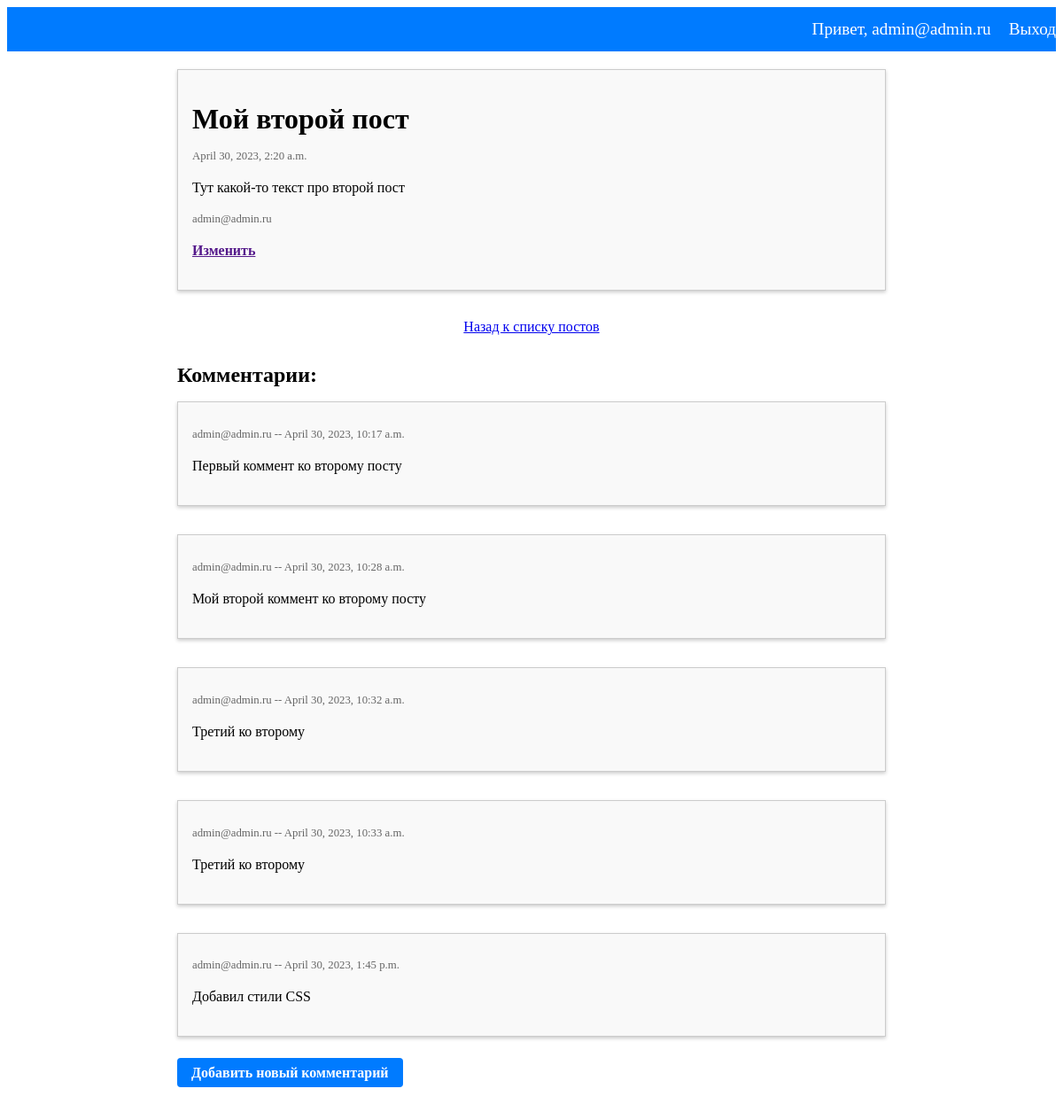
/2/ (signed in), run on the app's committed database.
### users/models.py (models this page shows)
class CustomUser(AbstractBaseUser, PermissionsMixin):
    email = models.EmailField(_('email address'), unique=True)
    is_staff = models.BooleanField(default=False)
    is_active = models.BooleanField(default=True)
    date_joined = models.DateTimeField(default=timezone.now)
    USERNAME_FIELD = 'email'
    REQUIRED_FIELDS = []
    objects = CustomUserManager()
    def __str__(self):
        return self.email

### blog/models.py (models this page shows, shortened)
class Post(models.Model):
    title = models.CharField(max_length=255)
    text = models.TextField()
    created_date = models.DateTimeField(auto_now_add=True)
    author = models.ForeignKey(CustomUser, on_delete=models.CASCADE)

class Comment(models.Model):
    text = models.TextField()
    created_date = models.DateTimeField(auto_now_add=True)
    author = models.ForeignKey(CustomUser, on_delete=models.CASCADE)
    post = models.ForeignKey(Post, on_delete=models.CASCADE)

### blog/views.py (the view)
# urls.py: path('<int:pk>/', PostDetailView.as_view(), name='post_detail'),
class PostDetailView(DetailView):
    model = Post
    context_object_name = 'post'
    template_name = 'blog/post_detail.html'
    def get_context_data(self, **kwargs):
        context = super().get_context_data(**kwargs)
        post = self.get_object()
        comments = Comment.objects.filter(post=post)
        context['comments'] = comments
        return context

### blog/templates/blog/post_detail.html (shortened to what this page needs)
{% extends 'blog/base.html' %}
{% block body %}
<div class="post">
  <h1 class="post-title">
    {{ post.title }}
  </h1>
  <p class="post-date">
    {{ post.created_date }}
  </p>
  <p class="post-text">
    {{ post.text }}
  </p>
  <p class="post-author">
    {{ post.author }}
  </p>
  {% if user.is_staff %}
  <h2 class="post-text"><a href="">Изменить</a></h2>
  {% endif %}
</div>
<p class="back-link">
  <a href="{% url 'blog:post_list' %}">Назад к списку постов</a>
</p>
<h2 class="comment-heading">
  Комментарии:
</h2>
<ul class="comment-list">
  {% for comment in comments %}
  <li class="comment">
    <p class="comment-info">
      {{ comment.author }} -- {{ comment.created_date }}
    </p>
    <p class="comment-text">
      {{ comment.text }}
    </p>
  </li>
  {% empty %}
  <p class="no-comment">
    Пока никто не оставил комментарий
  </p>
  {% endfor %}
</ul>
<p class="add-comment-link">
  <a href="{% url 'blog:comment_create' pk=post.pk %}">Добавить новый комментарий</a>
</p>
{% endblock %}

### blog/templates/blog/base.html (shortened to what this page needs)
<!DOCTYPE html>
<html lang="ru">
<head>
  {% load static %}
  <link rel="stylesheet" type="text/css" href="{% static 'css/style.css' %}">
</head>
<body>
  <ul class="nav-list">
    {% if user.is_authenticated %}
    <li class="nav-item nav-link">Привет, {{ user.email }}</li>
    <li class="nav-item"><a class="nav-link" href="{% url 'users:logout' %}">Выход</a></li>
    {% else %}
    <li class="nav-item"><a class="nav-link" href="{% url 'users:login' %}">Вход</a></li>
    <li class="nav-item"><a class="nav-link" href="{% url 'users:user_create' %}">Регистрация</a></li>
    {% endif %}
  </ul>
  <div class="content-container">
    {% block body %}
    {% endblock %}
  </div>
</body>
</html>

### static/css/style.css (style rules this page uses)
.nav-list { margin: 0; padding: 0; list-style-type: none; display: flex; justify-content: flex-end; align-items: center; background-color: #007bff; height: 50px; }
.nav-item { margin-left: 20px; }
.nav-link { color: #fff; text-decoration: none; font-size: 1.2em; }
.content-container { max-width: 800px; margin: 0 auto; padding: 20px; }
.post { margin-bottom: 2rem; border: 1px solid #ccc; padding: 1rem; background-color: #f9f9f9; box-shadow: 0 2px 4px rgba(0, 0, 0, 0.2); }
.post-title { font-size: 1.5rem; margin-bottom: 1rem; }
.post-date { font-size: 0.8rem; color: #666; margin-bottom: 0.5rem; }
.post-text { font-size: 1rem; line-height: 1.5; margin-bottom: 1rem; }
.post-author { font-size: 0.8rem; color: #666; }
.post-title { font-size: 2rem; margin-bottom: 1rem; }
.post-author { font-size: 0.8rem; color: #666; margin-bottom: 1rem; }
.back-link { margin-top: 1rem; margin-bottom: 2rem; }
.comment-heading { font-size: 1.5rem; margin-bottom: 1rem; }
.comment-list { list-style: none; margin: 0; padding: 0; margin-bottom: 2rem; }
.comment { margin-bottom: 2rem; border: 1px solid #ccc; padding: 1rem; background-color: #f9f9f9; box-shadow: 0 2px 4px rgba(0, 0, 0, 0.2); }
.comment-info { font-size: 0.8rem; color: #666; margin-bottom: 0.5rem; }
.comment-text { font-size: 1rem; line-height: 1.5; margin-bottom: 1rem; }
.add-comment-link { margin-top: 2rem; }
.add-comment-link a { background-color: #007bff; color: #fff; padding: 0.5rem 1rem; border-radius: 0.25rem; text-decoration: none; font-weight: bold; }
.back-link { margin-top: 20px; text-align: center; }

### data on the page
CustomUser: email "admin@admin.ru"
Post: title "Мой второй пост", created_date "April 30, 2023, 2:20 a.m.", text "Тут какой-то текст про второй пост", author "admin@admin.ru"
Comment: author "admin@admin.ru", created_date "April 30, 2023, 10:17 a.m.", text "Первый коммент ко второму посту"
Comment: author "admin@admin.ru", created_date "April 30, 2023, 10:28 a.m.", text "Мой второй коммент ко второму посту"
Comment: author "admin@admin.ru", created_date "April 30, 2023, 10:32 a.m.", text "Третий ко второму"
Comment: author "admin@admin.ru", created_date "April 30, 2023, 10:33 a.m.", text "Третий ко второму"
Comment: author "admin@admin.ru", created_date "April 30, 2023, 1:45 p.m.", text "Добавил стили CSS"
